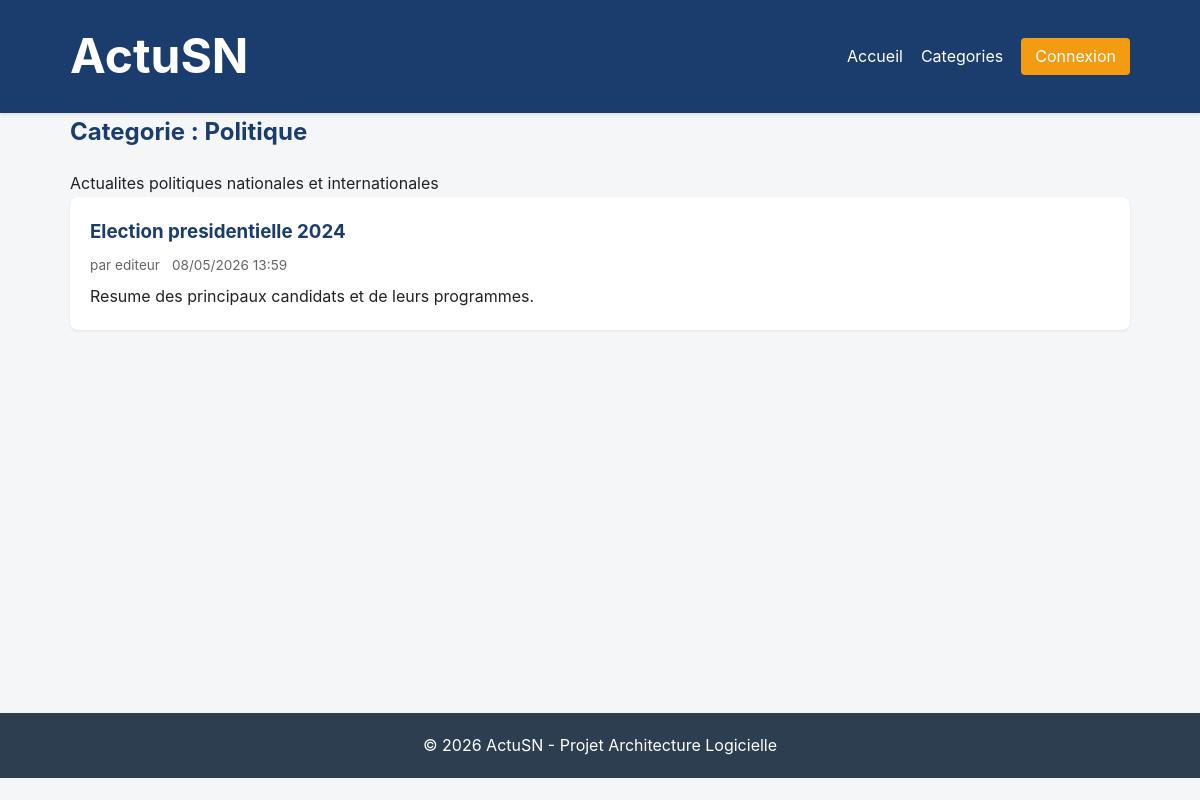
Page /Projet_architecture_logicielle_diop/site-web/public/categorie/1 on the committed database.
### tables this page shows
CREATE TABLE categories (
    id          INT AUTO_INCREMENT PRIMARY KEY,
    nom         VARCHAR(100) NOT NULL UNIQUE,
    description TEXT,
    created_at  DATETIME DEFAULT CURRENT_TIMESTAMP
);

CREATE TABLE articles (
    id           INT AUTO_INCREMENT PRIMARY KEY,
    titre        VARCHAR(200) NOT NULL,
    description  TEXT NOT NULL,
    contenu      LONGTEXT NOT NULL,
    image        VARCHAR(255) DEFAULT NULL,
    categorie_id INT NOT NULL,
    auteur_id    INT NOT NULL,
    created_at   DATETIME DEFAULT CURRENT_TIMESTAMP,
    updated_at   DATETIME DEFAULT CURRENT_TIMESTAMP ON UPDATE CURRENT_TIMESTAMP,
    FOREIGN KEY (categorie_id) REFERENCES categories(id) ON DELETE CASCADE,
    FOREIGN KEY (auteur_id)    REFERENCES users(id)      ON DELETE CASCADE
);

CREATE TABLE users (
    id          INT AUTO_INCREMENT PRIMARY KEY,
    login       VARCHAR(50)  NOT NULL UNIQUE,
    password    VARCHAR(255) NOT NULL,
    nom         VARCHAR(100) NOT NULL,
    prenom      VARCHAR(100) NOT NULL,
    email       VARCHAR(150) NOT NULL UNIQUE,
    role        ENUM('visiteur','editeur','admin') NOT NULL DEFAULT 'visiteur',
    created_at  DATETIME DEFAULT CURRENT_TIMESTAMP
);

### src/Core/Controller.php (called while the page is built, shortened)
<?php
abstract class Controller
{
    protected function render(string $view, array $data = [], string $layout = 'main'): void
    {
        extract($data);
        require __DIR__ . '/../Views/' . $view . '.php';
        $content = ob_get_clean();
        require __DIR__ . '/../Views/layouts/' . $layout . '.php';
    }
}

### src/Controllers/ArticleController.php (called while the page is built, shortened)
<?php
class ArticleController extends Controller
{
    public function byCategorie(string $id): void
    {
        $categorie = Categorie::find((int) $id);
        $articles   = Article::byCategorie((int) $id);
        $categories = Categorie::all();
        $this->render('articles/categorie', compact('articles', 'categorie', 'categories'));
    }
}

### public/index.php (called while the page is built, shortened)
<?php
require __DIR__ . '/../src/Core/autoload.php';
$router = new Router();
$router->get('/',                  [HomeController::class,      'index']);
$router->get('/article/{id}',      [ArticleController::class,   'show']);
$router->get('/categorie/{id}',    [ArticleController::class,   'byCategorie']);
$router->get('/login',             [AuthController::class,      'showLogin']);
$router->post('/login',            [AuthController::class,      'login']);
$router->get('/logout',            [AuthController::class,      'logout']);
$router->get('/admin/articles',                 [ArticleController::class, 'manage']);
$router->post('/admin/articles',                [ArticleController::class, 'store']);
$router->post('/admin/articles/{id}/update',    [ArticleController::class, 'update']);
$router->post('/admin/articles/{id}/delete',    [ArticleController::class, 'delete']);
$router->get('/admin/categories',               [CategorieController::class, 'manage']);
$router->post('/admin/categories',              [CategorieController::class, 'store']);
$router->post('/admin/categories/{id}/update',  [CategorieController::class, 'update']);
$router->post('/admin/categories/{id}/delete',  [CategorieController::class, 'delete']);
$router->get('/admin/users',                    [UserController::class, 'manage']);
$router->post('/admin/users',                   [UserController::class, 'store']);
$router->post('/admin/users/{id}/update',       [UserController::class, 'update']);
$router->post('/admin/users/{id}/delete',       [UserController::class, 'delete']);
$router->get('/admin/tokens',                   [TokenController::class, 'manage']);
$router->post('/admin/tokens',                  [TokenController::class, 'generate']);
$router->post('/admin/tokens/{id}/delete',      [TokenController::class, 'delete']);
$router->dispatch($_SERVER['REQUEST_METHOD'], $_SERVER['REQUEST_URI']);

### src/Core/autoload.php (called while the page is built, shortened)
<?php
spl_autoload_register(function (string $class) {
    $prefix = 'App\\';
    $baseDir = __DIR__ . '/../';
    $relative = substr($class, strlen($prefix));
    $file = $baseDir . str_replace('\\', '/', $relative) . '.php';
});

### src/Core/Database.php (called while the page is built, shortened)
<?php
class Database
{
    private static ?PDO $instance = null;
    public static function getConnection(): PDO
    {
        if (self::$instance === null) {
            $dsn = 'mysql:host=' . DB_HOST . ';dbname=' . DB_NAME . ';charset=' . DB_CHARSET;
            try {
                self::$instance = new PDO($dsn, DB_USER, DB_PASS, [
                    PDO::ATTR_ERRMODE            => PDO::ERRMODE_EXCEPTION,
                    PDO::ATTR_DEFAULT_FETCH_MODE => PDO::FETCH_ASSOC,
                    PDO::ATTR_EMULATE_PREPARES   => false,
                ]);
            } catch (PDOException $e) {
                die('Erreur de connexion : ' . $e->getMessage());
            }
        }
        return self::$instance;
    }
}

### src/Models/Categorie.php (called while the page is built, shortened)
<?php
class Categorie
{
    public static function all(): array
    {
        return Database::getConnection()
            ->query('SELECT * FROM categories ORDER BY nom')
            ->fetchAll();
    }
    public static function find(int $id): ?array
    {
        $stmt = Database::getConnection()->prepare('SELECT * FROM categories WHERE id = ?');
        $stmt->execute([$id]);
        $cat = $stmt->fetch();
        return $cat ?: null;
    }
}

### src/Models/Article.php (called while the page is built, shortened)
<?php
class Article
{
    public static function byCategorie(int $categorieId): array
    {
        $stmt = Database::getConnection()->prepare(
            'SELECT a.*, c.nom AS categorie, u.login AS auteur
             FROM articles a
             JOIN categories c ON c.id = a.categorie_id
             JOIN users u      ON u.id = a.auteur_id
             WHERE a.categorie_id = ?
             ORDER BY a.created_at DESC'
        );
        $stmt->execute([$categorieId]);
        return $stmt->fetchAll();
    }
}

### src/Views/layouts/main.php (the view, shortened to what this page needs)
<!DOCTYPE html>
<html lang="fr">
<head>
    <link rel="stylesheet" href="<?= BASE_URL ?>/assets/css/style.css">
</head>
<body>
<header class="header">
    <div class="container">
        <h1 class="logo"><a href="<?= BASE_URL ?>/"><?= APP_NAME ?></a></h1>
        <nav class="nav">
            <a href="<?= BASE_URL ?>/">Accueil</a>
            <?php if (!empty($categories ?? [])): ?>
                <div class="dropdown">
                    <a href="#">Categories</a>
                </div>
            <?php endif; ?>
            <?php if (isset($_SESSION['user'])): ?>
                <?php $role = $_SESSION['user']['role']; ?>
                <?php if (in_array($role, ['editeur','admin'], true)): ?>
                    <a href="<?= BASE_URL ?>/admin/articles">Articles</a>
                    <a href="<?= BASE_URL ?>/admin/categories">Categories admin</a>
                <?php endif; ?>
                <?php if ($role === 'admin'): ?>
                    <a href="<?= BASE_URL ?>/admin/users">Utilisateurs</a>
                    <a href="<?= BASE_URL ?>/admin/tokens">Tokens</a>
                <?php endif; ?>
                <span class="user">Bonjour, <?= htmlspecialchars($_SESSION['user']['login']) ?></span>
                <a href="<?= BASE_URL ?>/logout" class="btn-logout">Deconnexion</a>
            <?php else: ?>
                <a href="<?= BASE_URL ?>/login" class="btn-login">Connexion</a>
            <?php endif; ?>
        </nav>
    </div>
</header>
<main class="container">
    <?= $content ?>
</main>
<footer class="footer">
    <div class="container">
        <p>&copy; <?= date('Y') ?> <?= APP_NAME ?> - Projet Architecture Logicielle</p>
    </div>
</footer>
</body>
</html>

### src/Views/articles/categorie.php
<h2>Categorie : <?= htmlspecialchars($categorie['nom']) ?></h2>
<p><?= htmlspecialchars($categorie['description']) ?></p>
<?php if (empty($articles)): ?>
    <p>Aucun article dans cette categorie.</p>
<?php else: ?>
    <div class="articles-list">
        <?php foreach ($articles as $a): ?>
            <article class="article-card">
                <h3><a href="<?= BASE_URL ?>/article/<?= $a['id'] ?>"><?= htmlspecialchars($a['titre']) ?></a></h3>
                <div class="article-meta">
                    <span class="auteur">par <?= htmlspecialchars($a['auteur']) ?></span>
                    <span class="date"><?= date('d/m/Y H:i', strtotime($a['created_at'])) ?></span>
                </div>
                <p><?= htmlspecialchars($a['description']) ?></p>
            </article>
        <?php endforeach; ?>
    </div>
<?php endif; ?>

### src/Core/Router.php (shortened to what this page needs)
<?php
class Router
{
    private array $routes = [];
    public function add(string $method, string $path, array $handler): void
    {
        $this->routes[] = [
            'method'  => strtoupper($method),
            'path'    => $path,
            'handler' => $handler,
        ];
    }
    public function dispatch(string $method, string $uri): void
    {
        $uri = parse_url($uri, PHP_URL_PATH) ?? '/';
        $base = parse_url(BASE_URL, PHP_URL_PATH) ?? '';
        if ($base && str_starts_with($uri, $base)) {
            $uri = substr($uri, strlen($base));
        }
        foreach ($this->routes as $route) {
            $pattern = '#^' . preg_replace('#\{([\w]+)\}#', '(?P<$1>[^/]+)', $route['path']) . '$#';
            if (preg_match($pattern, $uri, $matches)) {
                $params = array_filter($matches, 'is_string', ARRAY_FILTER_USE_KEY);
                [$class, $action] = $route['handler'];
                (new $class())->{$action}(...array_values($params));
                return;
            }
        }
    }
}

### public/assets/css/style.css (style rules this page uses)
* { box-sizing: border-box; margin: 0; padding: 0; }
body { font-family: -apple-system, BlinkMacSystemFont, "Segoe UI", Roboto, sans-serif; background: #f4f6f8; color: #222; line-height: 1.6; }
.container { max-width: 1100px; margin: 0 auto; padding: 0 20px; }
.header { background: #1a3d6d; color: #fff; padding: 18px 0; box-shadow: 0 2px 4px rgba(0,0,0,.1); }
.header .container { display: flex; align-items: center; justify-content: space-between; flex-wrap: wrap; }
.logo a { color: #fff; text-decoration: none; font-size: 1.5em; font-weight: bold; }
.nav { display: flex; gap: 18px; align-items: center; flex-wrap: wrap; }
.nav a { color: #fff; text-decoration: none; }
.btn-login, .btn-logout { background: #f39c12; padding: 6px 14px; border-radius: 4px; color: #fff !important; }
.dropdown { position: relative; }
main { padding: 30px 0; min-height: 70vh; }
h2 { margin-bottom: 20px; color: #1a3d6d; }
.articles-list { display: grid; gap: 20px; }
.article-card { background: #fff; padding: 20px; border-radius: 8px; box-shadow: 0 1px 3px rgba(0,0,0,.08); }
.article-card h3 a { color: #1a3d6d; text-decoration: none; }
.article-meta { font-size: .85em; color: #666; margin: 8px 0; display: flex; gap: 12px; flex-wrap: wrap; }
.footer { background: #2c3e50; color: #fff; padding: 20px 0; margin-top: 40px; text-align: center; }

### rows in the picture
categories: nom "Politique", description "Actualites politiques nationales et internationales"
articles: titre "Election presidentielle 2024", auteur.login "editeur", created_at "08/05/2026 13:59", description "Resume des principaux candidats et de leurs programmes."
